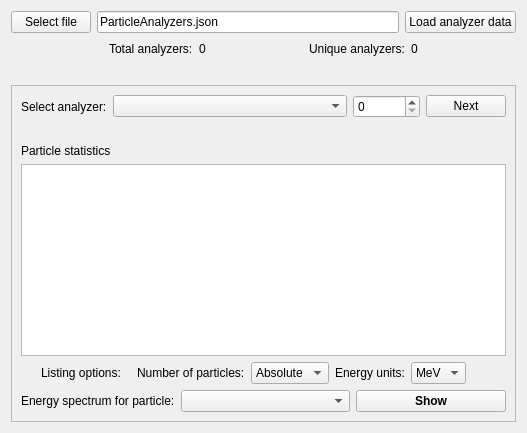
          <widget class="QWidget" name="tab_5">
           <attribute name="title">
            <string>Analyzers</string>
           </attribute>
           <layout class="QVBoxLayout" name="verticalLayout_43">
            <item>
             <layout class="QHBoxLayout" name="horizontalLayout_72">
              <item>
               <widget class="QPushButton" name="pbChooseAnalyzersFile">
                <property name="text">
                 <string>Select file</string>
                </property>
               </widget>
              </item>
              <item>
               <widget class="QLineEdit" name="leAnalyzersFileName">
                <property name="text">
                 <string>ParticleAnalyzers.json</string>
                </property>
               </widget>
              </item>
              <item>
               <widget class="QPushButton" name="pbLoadAnalyzersData">
                <property name="text">
                 <string>Load analyzer data</string>
                </property>
               </widget>
              </item>
             </layout>
            </item>
            <item>
             <layout class="QHBoxLayout" name="horizontalLayout_71">
              <property name="topMargin">
               <number>0</number>
              </property>
              <item>
               <spacer name="horizontalSpacer_82">
                <property name="orientation">
                 <enum>Qt::Orientation::Horizontal</enum>
                </property>
                <property name="sizeHint" stdset="0">
                 <size>
                  <width>40</width>
                  <height>20</height>
                 </size>
                </property>
               </spacer>
              </item>
              <item>
               <widget class="QLabel" name="label_56">
                <property name="text">
                 <string>Total analyzers:</string>
                </property>
               </widget>
              </item>
              <item>
               <widget class="QLabel" name="labNumTotalAnalyzers">
                <property name="text">
                 <string>0</string>
                </property>
               </widget>
              </item>
              <item>
               <spacer name="horizontalSpacer_83">
                <property name="orientation">
                 <enum>Qt::Orientation::Horizontal</enum>
                </property>
                <property name="sizeHint" stdset="0">
                 <size>
                  <width>40</width>
                  <height>20</height>
                 </size>
                </property>
               </spacer>
              </item>
              <item>
               <widget class="QLabel" name="label_57">
                <property name="text">
                 <string>Unique analyzers:</string>
                </property>
               </widget>
              </item>
              <item>
               <widget class="QLabel" name="labNumUniqueAnalyzers">
                <property name="text">
                 <string>0</string>
                </property>
               </widget>
              </item>
              <item>
               <spacer name="horizontalSpacer_84">
                <property name="orientation">
                 <enum>Qt::Orientation::Horizontal</enum>
                </property>
                <property name="sizeHint" stdset="0">
                 <size>
                  <width>40</width>
                  <height>20</height>
                 </size>
                </property>
               </spacer>
              </item>
             </layout>
            </item>
            <item>
             <widget class="QLabel" name="label_59">
              <property name="text">
               <string/>
              </property>
             </widget>
            </item>
            <item>
             <widget class="QFrame" name="frAnalayzerData">
              <property name="frameShape">
               <enum>QFrame::Shape::StyledPanel</enum>
              </property>
              <property name="frameShadow">
               <enum>QFrame::Shadow::Raised</enum>
              </property>
              <layout class="QVBoxLayout" name="verticalLayout_40">
               <item>
                <layout class="QHBoxLayout" name="horizontalLayout_73">
                 <item>
                  <widget class="QLabel" name="label_58">
                   <property name="text">
                    <string>Select analyzer:</string>
                   </property>
                  </widget>
                 </item>
                 <item>
                  <widget class="QComboBox" name="cobAnalyzer">
                   <property name="sizePolicy">
                    <sizepolicy hsizetype="MinimumExpanding" vsizetype="Fixed">
                     <horstretch>0</horstretch>
                     <verstretch>0</verstretch>
                    </sizepolicy>
                   </property>
                  </widget>
                 </item>
                 <item>
                  <widget class="QSpinBox" name="sbAnalyzerUnqiueIndex">
                   <property name="maximum">
                    <number>100000</number>
                   </property>
                  </widget>
                 </item>
                 <item>
                  <widget class="QPushButton" name="pbNextAnalyzer">
                   <property name="text">
                    <string>Next</string>
                   </property>
                  </widget>
                 </item>
                </layout>
               </item>
               <item>
                <widget class="QLabel" name="label_60">
                 <property name="text">
                  <string/>
                 </property>
                </widget>
               </item>
               <item>
                <widget class="QLabel" name="label_11">
                 <property name="text">
                  <string>Particle statistics</string>
                 </property>
                </widget>
               </item>
               <item>
                <widget class="QPlainTextEdit" name="pteAnalyzer"/>
               </item>
               <item>
                <layout class="QHBoxLayout" name="horizontalLayout_74">
                 <property name="leftMargin">
                  <number>20</number>
                 </property>
                 <property name="topMargin">
                  <number>0</number>
                 </property>
                 <item>
                  <widget class="QLabel" name="label_61">
                   <property name="text">
                    <string>Listing options:   </string>
                   </property>
                  </widget>
                 </item>
                 <item>
                  <widget class="QLabel" name="label_63">
                   <property name="text">
                    <string>Number of particles:</string>
                   </property>
                  </widget>
                 </item>
                 <item>
                  <widget class="QComboBox" name="cobAnalyzerNumberOption">
                   <item>
                    <property name="text">
                     <string>Absolute</string>
                    </property>
                   </item>
                   <item>
                    <property name="text">
                     <string>Fraction</string>
                    </property>
                   </item>
                  </widget>
                 </item>
                 <item>
                  <widget class="QLabel" name="label_62">
                   <property name="text">
                    <string>Energy units:</string>
                   </property>
                  </widget>
                 </item>
                 <item>
                  <widget class="QComboBox" name="cobAnalyzerEnergyUnits">
                   <item>
                    <property name="text">
                     <string>MeV</string>
                    </property>
                   </item>
                   <item>
                    <property name="text">
                     <string>keV</string>
                    </property>
                   </item>
                   <item>
                    <property name="text">
                     <string>eV</string>
                    </property>
                   </item>
                   <item>
                    <property name="text">
                     <string>meV</string>
                    </property>
                   </item>
                  </widget>
                 </item>
                 <item>
                  <spacer name="horizontalSpacer_43">
                   <property name="orientation">
                    <enum>Qt::Orientation::Horizontal</enum>
                   </property>
                   <property name="sizeHint" stdset="0">
                    <size>
                     <width>40</width>
                     <height>20</height>
                    </size>
                   </property>
                  </spacer>
                 </item>
                </layout>
               </item>
               <item>
                <layout class="QHBoxLayout" name="horizontalLayout_33">
                 <item>
                  <widget class="QLabel" name="label_34">
                   <property name="text">
                    <string>Energy spectrum for particle:</string>
                   </property>
                  </widget>
                 </item>
                 <item>
                  <widget class="QComboBox" name="cobAnalyzerParticle">
                   <property name="sizePolicy">
                    <sizepolicy hsizetype="MinimumExpanding" vsizetype="Fixed">
                     <horstretch>0</horstretch>
                     <verstretch>0</verstretch>
                    </sizepolicy>
                   </property>
                  </widget>
                 </item>
                 <item>
                  <widget class="QPushButton" name="pbAnalyzerShowEnergySpectrum">
                   <property name="minimumSize">
                    <size>
                     <width>150</width>
                     <height>0</height>
                    </size>
                   </property>
                   <property name="font">
                    <font>
                     <bold>true</bold>
                    </font>
                   </property>
                   <property name="text">
                    <string>Show</string>
                   </property>
                  </widget>
                 </item>
                </layout>
               </item>
              </layout>
             </widget>
            </item>
           </layout>
          </widget>
